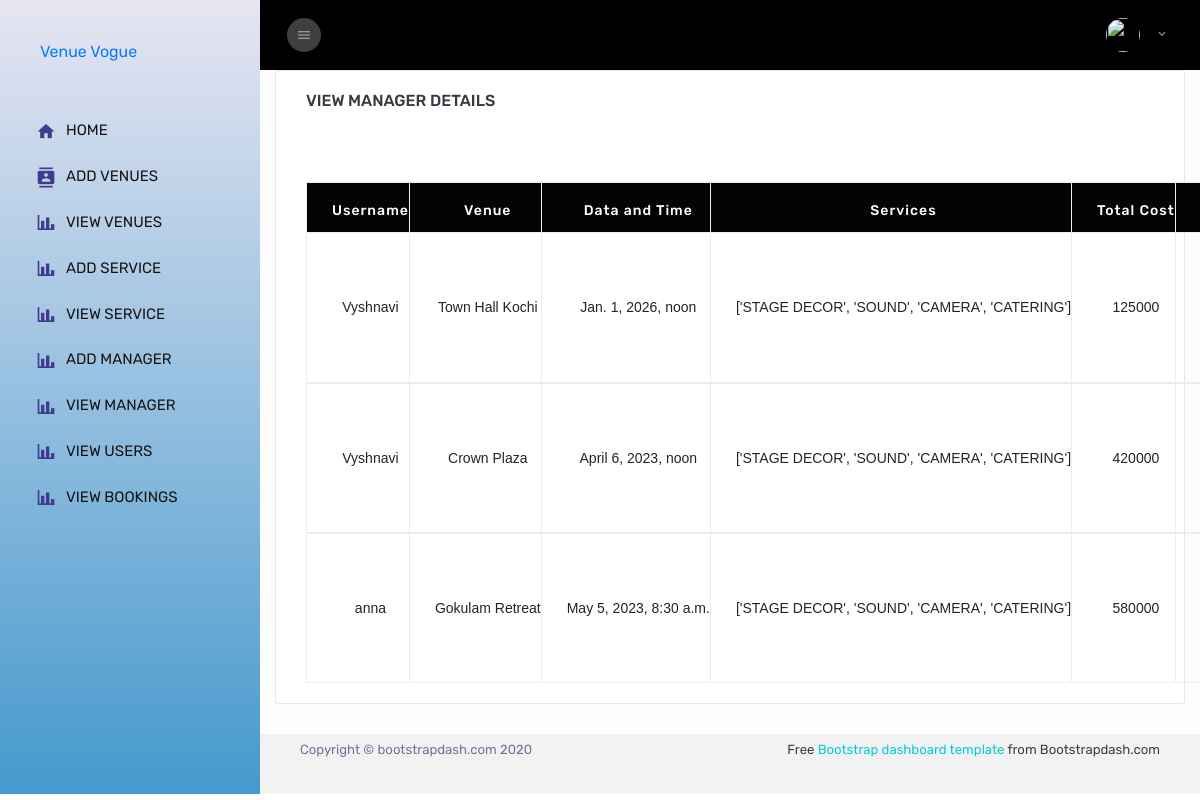
The page /admin_app/order/ on the database its author committed.
### userapp/models.py (models this page shows)
class Confirmation(models.Model):
    userid = models.ForeignKey(Register, on_delete=models.CASCADE)
    bookingid = models.ForeignKey(Booking, on_delete=models.CASCADE)

class Register(models.Model):
    username = models.CharField(max_length=20)
    password = models.CharField(max_length=20)
    email = models.EmailField(max_length=20)
    phone = models.CharField(max_length=10)

class Booking(models.Model):
    venueid = models.ForeignKey(Venuedb, on_delete=models.CASCADE)
    userid = models.ForeignKey(Register, on_delete=models.CASCADE)
    selected_service = models.CharField(max_length=20, default='')
    service_name = models.CharField(max_length=10,default='')
    date_time = models.DateTimeField()
    purpose = models.CharField(max_length=20)
    service_amount = models.IntegerField(default=0)
    status = models.IntegerField(default=0)
    total = models.IntegerField(default=0)

### Adminapp/models.py (models this page shows)
class Venuedb(models.Model):
    venue_name=models.CharField(max_length=500)
    address=models.CharField(max_length=700)
    manager=models.CharField(max_length=100, default='')
    description=models.CharField(max_length=20)
    price=models.CharField(max_length=10)
    phone=models.IntegerField()
    email=models.CharField(max_length=20)
    venue_img=models.ImageField(upload_to='Venue', default='null.jpg')

### Adminapp/views.py (the view)
# urls.py: path('order/', views.order, name='order'),
def order(request):
    data = Confirmation.objects.all()
    return render(request,'order.html',{'data':data})

### Adminapp/templates/order.html (shortened to what this page needs)
{% extends 'venueadmin.html' %}
{% block content %}
</head>
<body>
<div class="scrollmenu">
<div class="col-lg-12 grid-margin stretch-card">
    <div class="card">
      <div class="card-body" style="width: 900px; ">
        <h4 class="card-title">VIEW MANAGER DETAILS</h4>
        <div class="table-responsive" >
          <table class="table table-bordered" style="width: 200px;">
            <thead >
              <tr>
                <th>Username</th>
                <th>Venue</th>
                <th>Data and Time</th>
                <th>Services</th>
                <TH>Total Cost</TH>
                <th>Phone</th>
              </tr>
            </thead>
            {% for i in data %}
            <tbody>
                <tr>
                    <td>{{ i.userid.username }}</td>
                    <td>{{ i.bookingid.venueid.venue_name }}</td>
                    <td>{{ i.bookingid.date_time }}</td>
                    <td>{{ i.bookingid.service_name }}</td>
                    <td>{{ i.bookingid.total }}</td>
                    <td>{{ i.userid.phone }}</td>
                </tr>
            </tbody>
            {% endfor %}
          </table>
        </div>
      </div>
    </div>
  </div>
{% endblock %}

### Adminapp/templates/order.html (style rules this page uses)
div.scrollmenu { background-color: #fdfcfc; overflow: auto; white-space: nowrap; }
.table { border-collapse:collapse; width: 95%; height: 100%; padding: 30px; margin-top: 60px; border-radius: 13px; text-align: center; vertical-align: middle; }
th { background-color: rgb(3, 4, 3); color: white; border: 1px solid rgb(190, 190, 190); height: 50px; letter-spacing: 1px; margin-right: 2PX; }
td { height: 150px; width: 3px; font-size: 14px; font-family: arial; }

### rows shown on the page
Confirmation: userid.username "Vyshnavi", bookingid.venueid.venue_name "Town Hall Kochi", bookingid.date_time "Jan. 1, 2026, noon", bookingid.service_name "['STAGE DECOR', 'SOUND', 'CAMERA', 'CATERING']", bookingid.total "125000"
Confirmation: userid.username "Vyshnavi", bookingid.venueid.venue_name "Crown Plaza", bookingid.date_time "April 6, 2023, noon", bookingid.service_name "['STAGE DECOR', 'SOUND', 'CAMERA', 'CATERING']", bookingid.total "420000"
Confirmation: userid.username "anna", bookingid.venueid.venue_name "Gokulam Retreat", bookingid.date_time "May 5, 2023, 8:30 a.m.", bookingid.service_name "['STAGE DECOR', 'SOUND', 'CAMERA', 'CATERING']", bookingid.total "580000"
